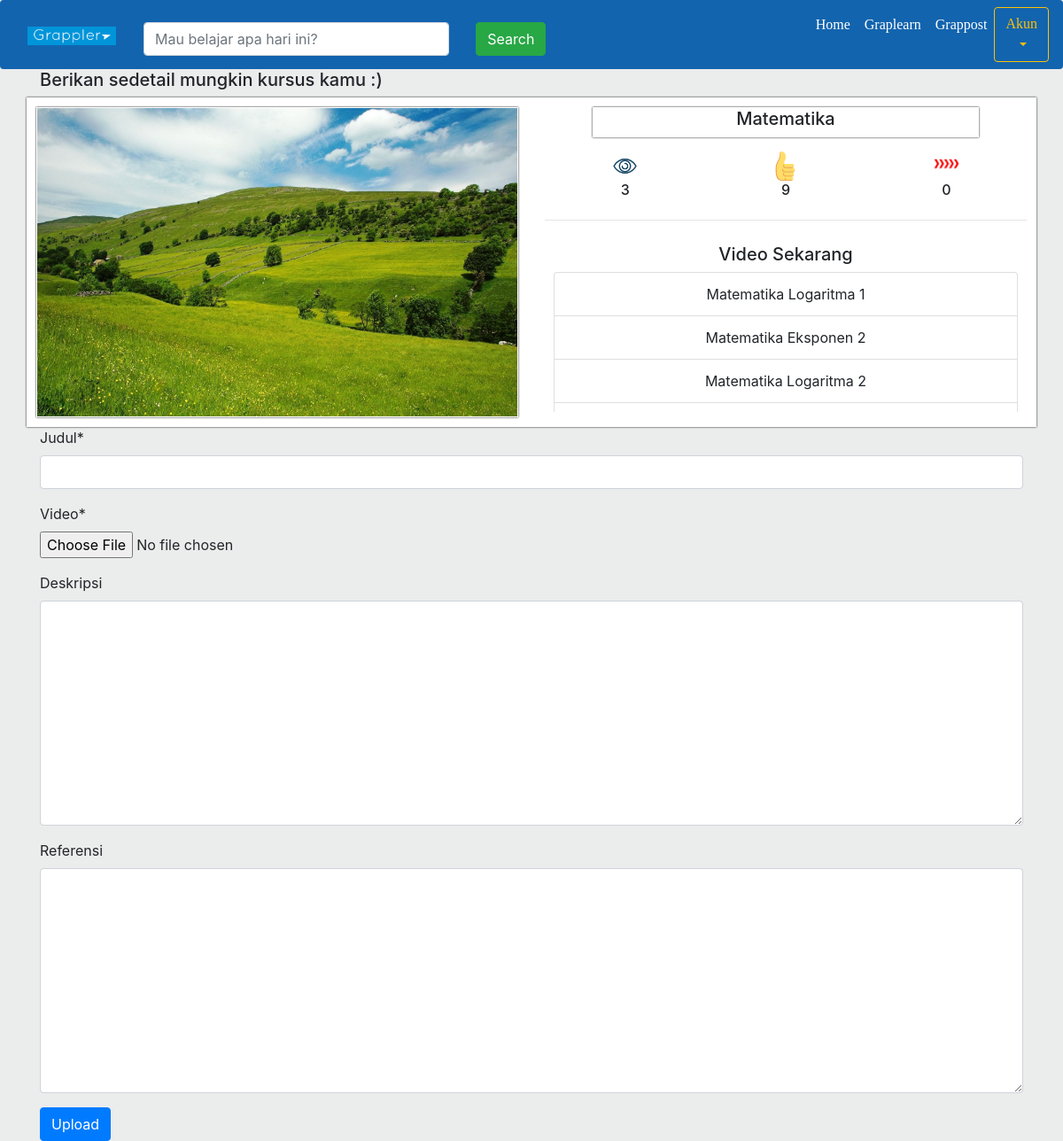
Screenshot of /graplearn/addvideocourse/1/ (signed in) with the database file from the repository.
### graplearn/models.py (models this page shows, shortened)
class Course(models.Model):
	user = models.ForeignKey(User, on_delete=models.CASCADE)
	judul = models.CharField(max_length=30)
	thumbnail = models.ImageField(default='mantap.png',blank=True,upload_to='course/')
	kategori = models.CharField(max_length=30)
	harga = models.PositiveIntegerField()
	deskripsi = models.TextField(max_length=300)
	published = models.DateTimeField(auto_now_add=True)
	like = models.PositiveIntegerField(default=0)
	view = models.PositiveIntegerField(default=0)
	share = models.PositiveIntegerField(default=0)
	discount = models.DecimalField(decimal_places=2, max_digits=10,default=0)

class VideoCourse(models.Model):
	course = models.ForeignKey(Course, on_delete=models.CASCADE,blank=True)
	video = models.FileField(upload_to='coursevideos/')
	judul = models.CharField(max_length=40)
	deskripsi = models.TextField(max_length=300, blank=True)
	published = models.DateTimeField(auto_now_add=True)
	referensi = models.TextField(blank=True)
	alat_atau_bahan = models.TextField(blank=True)

### graplearn/views.py (the view, shortened to what this page needs)
# urls.py: re_path(r'^addvideocourse/(?P<id_course>[0-9]+)/$',views.addVideoCourse, name='addvideocourse'),
@login_required
def addVideoCourse(request,id_course):
	course = Course.objects.get(id=id_course)
	videoCourses = VideoCourse.objects.filter(course = course)
	if request.user != course.user:
		messages.error(request,'Kamu gaboleh macem macem ya :)')
		return redirect('home')
	data ={
		'data' : course
	}
	videoCourseForm = VideoCourseForm(initial=data)
	context = {
		'judul' : 'Tambah video kursus',
		'jumboTag' : 'Berikan sedetail mungkin kursus kamu :)',
		'course' : course,
		'videoCourseForm' : videoCourseForm,
		'videoCourses' : videoCourses,
	}
	return render(request,'graplearn/addvideocourse.html', context)

### graplearn/forms.py
class VideoCourseForm(forms.ModelForm):
	class Meta:
		model = VideoCourse
		fields=(
				'judul',
				'video',
				'deskripsi',
				'referensi',
			)

### graplearn/templates/graplearn/addvideocourse.html (shortened to what this page needs)
{% extends "base.html" %}
{% load crispy_forms_tags %}
{% load static %}
{% block cssOpt %}
	<link rel="stylesheet" href="{% static "css/graplearn/addvideocourse.css" %}">
{% endblock cssOpt %}
{% block header %}
	<div class="container">
		<h5>{{jumboTag}}</h5>
	</div>
{% endblock header %}
{% block konten1 %}
	<div class="container course">
		<div class="row">
			<div class="col-sm-6">
				<img src="{{course.thumbnail.url}}" alt="">
			</div>
			<div class="col-sm-6 text-center ">
				<div class="container judul">
					<h5>{{course.judul}}</h5>
				</div>
				<div class="container status">
					<div class="row">
						<div class="col-sm-4">
							<img src="{% static "img/view.png" %}" alt="">
							<h6>{{course.view}}</h6>
						</div>
						<div class="col-sm-4">
							<img src="{% static "img/like.png" %}" alt="">
							<h6>{{course.like}}</h6>
						</div>
						<div class="col-sm-4">
							<img src="{% static "img/share.png" %}" alt="">
							<h6>{{course.share}}</h6>
						</div>
					</div>
				</div>
				<hr>
				<div class="container currentvideo">
					<h5>Video Sekarang</h5>
					<ul class="list-group">
						{% for video in videoCourses  %}
							<li class="list-group-item">{{video.judul}}</li>
						{% endfor %}
					</ul>
				</div>
			</div>
		</div>
	</div>
	<div class="container">
		<form method='POST' name='coursevideos' enctype="multipart/form-data">
			{{videoCourseForm|crispy}}
			<button type="submit" class="btn btn-primary">Upload</button>
		</form>
	</div>
{% endblock konten1 %}

### static/css/basestyle.css (style rules this page uses)
body { background-color: #EBECEC; }

### static/css/graplearn/addvideocourse.css (style rules this page uses)
div.container.course { background-color: white; padding:10px; border:1px solid white; box-shadow: 0 0 2px black; }
div.container.course img { width:100%; height: 350px; border:1px solid white; box-shadow: 0 0 2px black; }
div.container.course div.judul { width:80%; border:1px solid white; box-shadow: 0 0 2px black; }
div.container.course div.status img { width:35px; height:35px; border:none; box-shadow: none; margin: auto; }
div.container.course div.status { width:100%; margin-top: 15px; background-color: transparent; }
div.container.currentvideo { padding: 10px; height: 200px; overflow: auto; }

### rows the page displays
Course: thumbnail (picture), judul "Matematika", view "3", like "9", share "0"
VideoCourse: judul "Matematika Logaritma 1"
VideoCourse: judul "Matematika Eksponen 2"
VideoCourse: judul "Matematika Logaritma 2"

### other values shown
{{ jumboTag }} "Berikan sedetail mungkin kursus kamu :)"
